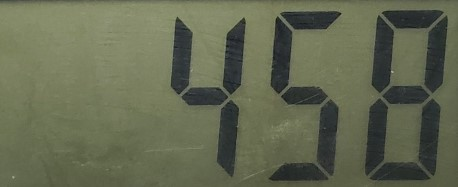
#> input picture OCR TESTING/testt(1).jpg, 458 x 187 px; its folder holds only this picture in this run
$ python ocr.py
#> lines starting #> are read from the running program, lines starting #| are printed output that depends on the picture
import pytesseract
import cv2
import numpy as np

'''
Using lets.traineddata compared to letsgodigital or ssd, ssd_int, 7seg because the former has the worst accuracy and the latter 3 read 7 as 1.
Will be using grayscale + erosion to get the best result. Only thing left is to physically adjust the device to get the most accurate reading
'''

# get grayscale image


def get_grayscale(image):
    return cv2.cvtColor(image, cv2.COLOR_BGR2GRAY)  # noise removal


def remove_noise(image):
    return cv2.medianBlur(image, 5)

# thresholding


def thresholding(image):
    # dilation
    return cv2.threshold(image, 0, 255, cv2.THRESH_BINARY + cv2.THRESH_OTSU)[1]


def dilate(image):
    kernel = np.ones((5, 5), np.uint8)
    return cv2.dilate(image, kernel, iterations=1)

# erosion


def erode(image):
    kernel = np.ones((5, 5), np.uint8)
    # opening - erosion followed by dilation
    return cv2.erode(image, kernel, iterations=1)


def opening(image):
    kernel = np.ones((5, 5), np.uint8)
    # canny edge detection
    return cv2.morphologyEx(image, cv2.MORPH_OPEN, kernel)


def canny(image):
    return cv2.Canny(image, 100, 200)  # skew correction


def deskew(image):
    coords = np.column_stack(np.where(image > 0))
    angle = cv2.minAreaRect(coords)[-1]
    if angle < -45:
        angle = -(90 + angle)
    else:
        angle = -angle
    (h, w) = image.shape[:2]
    center = (w // 2, h // 2)
    M = cv2.getRotationMatrix2D(center, angle, 1.0)
    rotated = cv2.warpAffine(
        image, M, (w, h), flags=cv2.INTER_CUBIC, borderMode=cv2.BORDER_REPLICATE)
    return rotated  # template matching


def match_template(image, template):
    return cv2.matchTemplate(image, template, cv2.TM_CCOEFF_NORMED)


for num in range(1, 10):
    filename = "testt("+str(num)+").jpg"
    print("Filename: "+filename)
    for i in range(9):
        img = cv2.imread(filename)
#> img is the input picture: shape (187, 458, 3); mean B, G, R 81, 104.6, 99.5
        img = get_grayscale(img)
#> in get_grayscale, `return cv2.cvtColor(image, cv2.COLOR_BGR2GRAY)`:
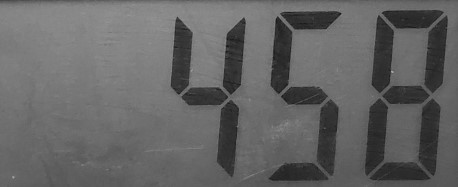
#> returned value: shape (187, 458); min 24, max 164, mean 100.4

        if(i == 1):
            img = remove_noise(img)
            print("Denoise")

        if(i == 2):
            img = thresholding(img)
            print("Thresholding")

        if(i == 3):
            img = dilate(img)
            print("Dilating")

        if(i == 4):
            img = erode(img)
            print("Erosion")

        if(i == 5):
            img = opening(img)
            print("Opening")

        if(i == 6):
            img = canny(img)
            print("Canny")

        if(i == 7):
            img = deskew(img)
            print("Deskew")

        cv2.imshow("Image", img)
#> (the run stopped early here; a loop or call above may not have finished)
